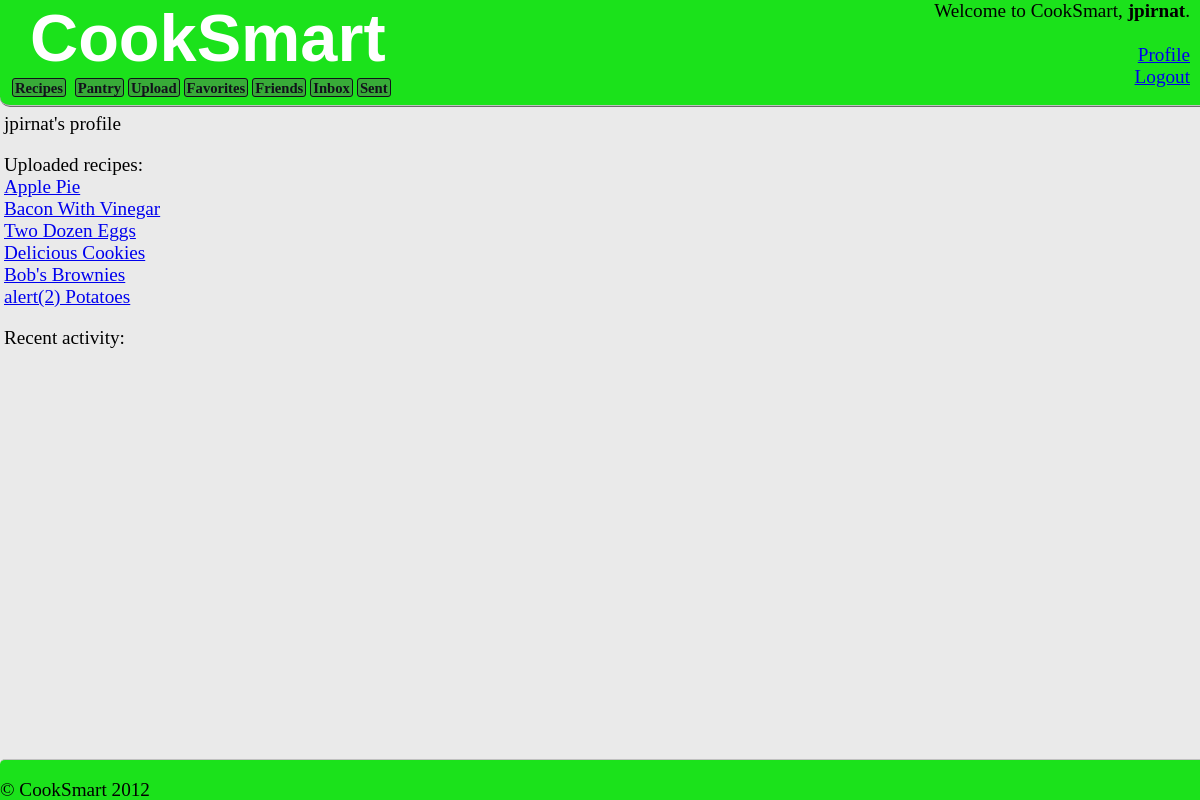
Screenshot of /user.php (signed in) with the database file from the repository.
### tables this page shows
CREATE TABLE IF NOT EXISTS `users` (
  `user_id` int(11) NOT NULL auto_increment,
  `first_name` varchar(255) NOT NULL,
  `last_name` varchar(255) NOT NULL,
  `email` varchar(255) NOT NULL,
  `password` varchar(255) NOT NULL,
  `creation_datetime` datetime NOT NULL,
  `modified_datetime` datetime NOT NULL,
  `username` varchar(15) NOT NULL,
  PRIMARY KEY  (`user_id`)
);

CREATE TABLE IF NOT EXISTS `recipes` (
  `recipe_id` int(11) NOT NULL auto_increment,
  `user_id` int(11) NOT NULL,
  `recipe_name` varchar(255) NOT NULL,
  `prep_time` int(11) NOT NULL,
  `is_veg` tinyint(1) NOT NULL,
  `instructions_text` text NOT NULL,
  `image_url` varchar(255) NOT NULL,
  `privacy` int(11) NOT NULL COMMENT '1=public, 2=private, 3=friends only',
  `creation_datetime` datetime NOT NULL,
  `modified_datetime` datetime NOT NULL,
  `comments_allowed` tinyint(1) NOT NULL,
  PRIMARY KEY  (`recipe_id`),
  KEY `user_id` (`user_id`)
);

### user.php (the view, shortened to what this page needs)
<?php
	include_once "header.php";
	$link = mysql_connect($dbhost, $dbuser, $dbpass);
?>
<?php
	if (!isset($_SESSION["is_logged_in"]))
	{
		echo "<p>You must be logged in to view this page.</p>";
	}
	else
	{
		$user_id = $_SESSION["user_id"];
		if (isset($_GET["id"]))
		{
			$get_user_id = mysql_real_escape_string($_GET["id"]);
		}
		else
		{
			$get_user_id = $_SESSION["user_id"];
		}
		$sql = "SELECT username, first_name, last_name, email, creation_datetime, modified_datetime FROM users WHERE user_id=$get_user_id;";
		$result = mysql_query($sql, $link);
		if (!($row = mysql_fetch_array($result, MYSQL_ASSOC)))
		{
			echo "<p>User not found</p>";
		}
		else
		{
			$username = stripslashes($row["username"]);
			echo "<p>";
			echo "$username's profile";
			echo "</p>";
					?>
				<?php
			echo "<p>Uploaded recipes: <br>\n";
			if ($get_user_id == $user_id)
			{
				$sql = "SELECT recipe_id, recipe_name, modified_datetime FROM recipes WHERE user_id=$get_user_id";
			}
			$result = mysql_query($sql, $link);
			while ($row = mysql_fetch_array($result, MYSQL_ASSOC))
			{
				$recipe_id = $row["recipe_id"];
				$recipe_name = stripslashes($row["recipe_name"]);
				echo "<a href=\"recipe.php?recipe_id=$recipe_id\">$recipe_name</a> <br>\n";
			}
			echo "</p>";
			echo "<p>Recent activity: <br>\n";
		}
	}
?>
<?php
	include_once "footer.php";
?>

### main.css (style rules this page uses)
body { width: 850px; padding: 105px 0px 40px 0px; margin-left: 4px; margin-right: 0px; font-family: FranklinGothicFSCdRegular; font-size: 1.2em; font-weight: 500; background-color: #eaeaea; }

### rows the page displays
users: username "jpirnat"
recipes: recipe_name "Apple Pie"
recipes: recipe_name "Bacon With Vinegar"
recipes: recipe_name "Two Dozen Eggs"
recipes: recipe_name "Delicious Cookies"
recipes: recipe_name "Bob's Brownies"
recipes: recipe_name "alert(2) Potatoes"

### other values shown
$_SESSION["username"] "jpirnat"
